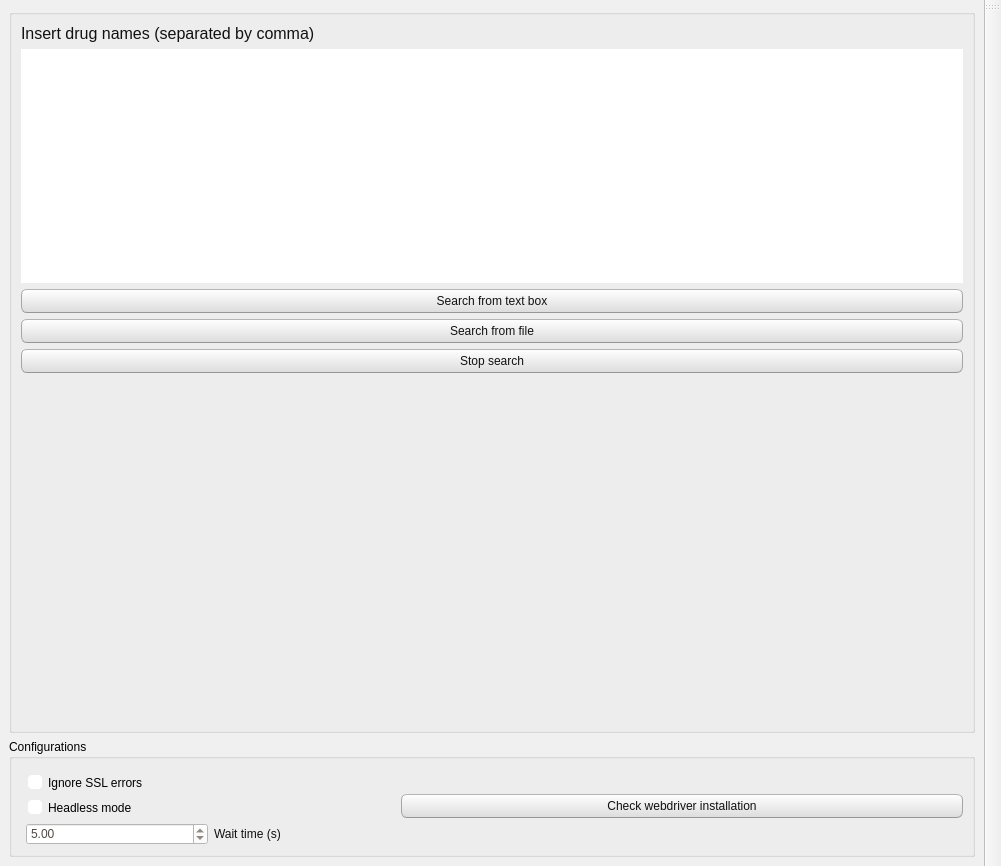
<?xml version="1.0" encoding="UTF-8"?>
<ui version="4.0">
 <class>MainWindow</class>
 <widget class="QMainWindow" name="MainWindow">
  <property name="geometry">
   <rect>
    <x>0</x>
    <y>0</y>
    <width>1001</width>
    <height>866</height>
   </rect>
  </property>
  <property name="minimumSize">
   <size>
    <width>800</width>
    <height>500</height>
   </size>
  </property>
  <property name="windowTitle">
   <string>EMAutoPilot v1.0</string>
  </property>
  <property name="styleSheet">
   <string notr="true">/*
Ubuntu Style Sheet for QT Applications
Author: Jaime A. Quiroga P.
Company: GTRONICK
Last updated: 01/10/2021 (dd/mm/yyyy), 15:18.
Available at: https://github.com/GTRONICK/QSS/blob/master/Ubuntu.qss
*/
QMainWindow {
	background-color:#f0f0f0;
}
QCheckBox {
	padding:2px;
}
QCheckBox:hover {
	border:1px solid rgb(255,150,60);
	border-radius:4px;
	padding: 1px;
	background-color:qlineargradient(spread:pad, x1:0.5, y1:1, x2:0.5, y2:0, stop:0 rgba(190, 90, 50, 50), stop:1 rgba(250, 130, 40, 50));
}
QCheckBox::indicator:checked {
	border:1px solid rgb(246, 134, 86);
	border-radius:4px;
  	background-color:rgb(246, 134, 86)
}
QCheckBox::indicator:unchecked {
	border-width:1px solid rgb(246, 134, 86);
	border-radius:4px;
  	background-color:rgb(255,255,255);
}
QColorDialog {
	background-color:#f0f0f0;
}
QComboBox {
	color:rgb(81,72,65);
	background: #ffffff;
}
QComboBox:editable {
	selection-color:rgb(81,72,65);
	selection-background-color: #ffffff;
}
QComboBox QAbstractItemView {
	selection-color: #ffffff;
	selection-background-color: rgb(246, 134, 86);
}
QComboBox:!editable:on, QComboBox::drop-down:editable:on {
	color:  #1e1d23;	
}
QDateTimeEdit, QDateEdit, QDoubleSpinBox, QFontComboBox {
	color:rgb(81,72,65);
	background-color: #ffffff;
}

QDialog {
	background-color:#f0f0f0;
}

QLabel,QLineEdit {
	color:rgb(17,17,17);
}
QLineEdit {
	background-color:rgb(255,255,255);
	selection-background-color:rgb(236,116,64);
}
QMenuBar {
	color:rgb(223,219,210);
	background-color:rgb(65,64,59);
}
QMenuBar::item {
	padding-top:4px;
	padding-left:4px;
	padding-right:4px;
	color:rgb(223,219,210);
	background-color:rgb(65,64,59);
}
QMenuBar::item:selected {
	color:rgb(255,255,255);
	padding-top:2px;
	padding-left:2px;
	padding-right:2px;
	border-top-width:2px;
	border-left-width:2px;
	border-right-width:2px;
	border-top-right-radius:4px;
	border-top-left-radius:4px;
	border-style:solid;
	background-color:rgb(65,64,59);
	border-top-color: rgb(47,47,44);
	border-right-color: qlineargradient(spread:pad, x1:0, y1:1, x2:1, y2:0, stop:0 rgba(90, 87, 78, 255), stop:1 rgba(47,47,44, 255));
	border-left-color:  qlineargradient(spread:pad, x1:1, y1:0, x2:0, y2:0, stop:0 rgba(90, 87, 78, 255), stop:1 rgba(47,47,44, 255));
}
QMenu {
	color:rgb(223,219,210);
	background-color:rgb(65,64,59);
}
QMenu::item {
	color:rgb(223,219,210);
	padding:4px 10px 4px 20px;
}
QMenu::item:selected {
	color:rgb(255,255,255);
	background-color: qlineargradient(spread:pad, x1:0.5, y1:1, x2:0.5, y2:0, stop:0 rgba(225, 108, 54, 255), stop:1 rgba(246, 134, 86, 255));
	border-style:solid;
	border-width:3px;
	padding:4px 7px 4px 17px;
	border-bottom-color:qlineargradient(spread:pad, x1:0.5, y1:1, x2:0.5, y2:0, stop:0 rgba(175,85,48,255), stop:1 rgba(236,114,67, 255));
	border-top-color:qlineargradient(spread:pad, x1:0.5, y1:1, x2:0.5, y2:0, stop:0 rgba(253,156,113,255), stop:1 rgba(205,90,46, 255));
	border-right-color:qlineargradient(spread:pad, x1:0, y1:0.5, x2:1, y2:0.5, stop:0 rgba(253,156,113,255), stop:1 rgba(205,90,46, 255));
	border-left-color:qlineargradient(spread:pad, x1:1, y1:0.5, x2:0, y2:0.5, stop:0 rgba(253,156,113,255), stop:1 rgba(205,90,46, 255));
}
QPlainTextEdit {
	border: 1px solid transparent;
	color:rgb(17,17,17);
	selection-background-color:rgb(236,116,64);
    background-color: #FFFFFF;
}
QProgressBar {
	text-align: center;
	color: rgb(0, 0, 0);
	border: 1px inset rgb(150,150,150); 
	border-radius: 10px;
	background-color:rgb(221,221,219);
}
QProgressBar::chunk:horizontal {
	background-color: qlineargradient(spread:pad, x1:0.5, y1:1, x2:0.5, y2:0, stop:0 rgba(225, 108, 54, 255), stop:1 rgba(246, 134, 86, 255));
	border:1px solid;
	border-radius:8px;
	border-bottom-color:qlineargradient(spread:pad, x1:0.5, y1:1, x2:0.5, y2:0, stop:0 rgba(175,85,48,255), stop:1 rgba(236,114,67, 255));
	border-top-color:qlineargradient(spread:pad, x1:0.5, y1:1, x2:0.5, y2:0, stop:0 rgba(253,156,113,255), stop:1 rgba(205,90,46, 255));
	border-right-color:qlineargradient(spread:pad, x1:0, y1:0.5, x2:1, y2:0.5, stop:0 rgba(253,156,113,255), stop:1 rgba(205,90,46, 255));
	border-left-color:qlineargradient(spread:pad, x1:1, y1:0.5, x2:0, y2:0.5, stop:0 rgba(253,156,113,255), stop:1 rgba(205,90,46, 255));
}
QPushButton{
	color:rgb(17,17,17);
	border-width: 1px;
	border-radius: 6px;
	border-bottom-color: rgb(150,150,150);
	border-right-color: rgb(165,165,165);
	border-left-color: rgb(165,165,165);
	border-top-color: rgb(180,180,180);
	border-style: solid;
	padding: 4px;
	background-color: qlineargradient(spread:pad, x1:0.5, y1:1, x2:0.5, y2:0, stop:0 rgba(220, 220, 220, 255), stop:1 rgba(255, 255, 255, 255));
}
QPushButton:hover{
	color:rgb(17,17,17);
	border-width: 1px;
	border-radius:6px;
	border-top-color: rgb(255,150,60);
	border-right-color: qlineargradient(spread:pad, x1:0, y1:1, x2:1, y2:0, stop:0 rgba(200, 70, 20, 255), stop:1 rgba(255,150,60, 255));
	border-left-color:  qlineargradient(spread:pad, x1:1, y1:0, x2:0, y2:0, stop:0 rgba(200, 70, 20, 255), stop:1 rgba(255,150,60, 255));
	border-bottom-color: rgb(200,70,20);
	border-style: solid;
	padding: 2px;
	background-color: qlineargradient(spread:pad, x1:0.5, y1:1, x2:0.5, y2:0, stop:0 rgba(220, 220, 220, 255), stop:1 rgba(255, 255, 255, 255));
}
QPushButton:default{
	color:rgb(17,17,17);
	border-width: 1px;
	border-radius:6px;
	border-top-color: rgb(255,150,60);
	border-right-color: qlineargradient(spread:pad, x1:0, y1:1, x2:1, y2:0, stop:0 rgba(200, 70, 20, 255), stop:1 rgba(255,150,60, 255));
	border-left-color:  qlineargradient(spread:pad, x1:1, y1:0, x2:0, y2:0, stop:0 rgba(200, 70, 20, 255), stop:1 rgba(255,150,60, 255));
	border-bottom-color: rgb(200,70,20);
	border-style: solid;
	padding: 2px;
	background-color: qlineargradient(spread:pad, x1:0.5, y1:1, x2:0.5, y2:0, stop:0 rgba(220, 220, 220, 255), stop:1 rgba(255, 255, 255, 255));
}
QPushButton:pressed{
	color:rgb(17,17,17);
	border-width: 1px;
	border-radius: 6px;
	border-width: 1px;
	border-top-color: rgba(255,150,60,200);
	border-right-color: qlineargradient(spread:pad, x1:0, y1:1, x2:1, y2:0, stop:0 rgba(200, 70, 20, 255), stop:1 rgba(255,150,60, 200));
	border-left-color:  qlineargradient(spread:pad, x1:1, y1:0, x2:0, y2:0, stop:0 rgba(200, 70, 20, 255), stop:1 rgba(255,150,60, 200));
	border-bottom-color: rgba(200,70,20,200);
	border-style: solid;
	padding: 2px;
	background-color: qlineargradient(spread:pad, x1:0.5, y1:0, x2:0.5, y2:1, stop:0 rgba(220, 220, 220, 255), stop:1 rgba(255, 255, 255, 255));
}
QPushButton:disabled{
	color:rgb(174,167,159);
	border-width: 1px;
	border-radius: 6px;
	background-color: qlineargradient(spread:pad, x1:0.5, y1:1, x2:0.5, y2:0, stop:0 rgba(200, 200, 200, 255), stop:1 rgba(230, 230, 230, 255));
}
QRadioButton {
	padding: 1px;
}
QRadioButton::indicator:checked {
	height: 10px;
	width: 10px;
	border-style:solid;
	border-radius:5px;
	border-width: 1px;
	border-color: rgba(246, 134, 86, 255);
	color: #a9b7c6;
	background-color:rgba(246, 134, 86, 255);
}
QRadioButton::indicator:!checked {
	height: 10px;
	width: 10px;
	border-style:solid;
	border-radius:5px;
	border-width: 1px;
	border-color: rgb(246, 134, 86);
	color: #a9b7c6;
	background-color: transparent;
}
QScrollArea {
	color: white;
	background-color:#f0f0f0;
}
QSlider::groove {
	border-style: solid;
	border-width: 1px;
	border-color: rgb(207,207,207);
}
QSlider::groove:horizontal {
	height: 5px;
	background: rgb(246, 134, 86);
}
QSlider::groove:vertical {
	width: 5px;
	background: rgb(246, 134, 86);
}
QSlider::handle:horizontal {
	background: rgb(253,253,253);
	border-style: solid;
	border-width: 1px;
	border-color: rgb(207,207,207);
	width: 12px;
	margin: -5px 0;
	border-radius: 7px;
}
QSlider::handle:vertical {
	background: rgb(253,253,253);
	border-style: solid;
	border-width: 1px;
	border-color: rgb(207,207,207);
	height: 12px;
	margin: 0 -5px;
	border-radius: 7px;
}
QSlider::add-page:horizontal, QSlider::add-page:vertical {
 	background: white;
}
QSlider::sub-page:horizontal, QSlider::sub-page:vertical {
	background: rgb(246, 134, 86);
}
QStatusBar, QSpinBox {
	color:rgb(81,72,65);
}
QSpinBox {
	background-color: #ffffff;
}
QScrollBar:horizontal {
	max-height: 20px;
	border: 1px transparent;
	margin: 0px 20px 0px 20px;
}
QScrollBar::handle:horizontal {
	background: rgb(253,253,253);
	border: 1px solid rgb(207,207,207);
	border-radius: 7px;
	min-width: 25px;
}
QScrollBar::handle:horizontal:hover {
	background: rgb(253,253,253);
	border: 1px solid rgb(255,150,60);
	border-radius: 7px;
	min-width: 25px;
}
QScrollBar::add-line:horizontal {
  	border: 1px solid rgb(207,207,207);
  	border-top-right-radius: 7px;
  	border-top-left-radius: 7px;
  	border-bottom-right-radius: 7px;
  	background: rgb(255, 255, 255);
  	width: 20px;
  	subcontrol-position: right;
  	subcontrol-origin: margin;
}
QScrollBar::add-line:horizontal:hover {
  	border: 1px solid rgb(255,150,60);
  	border-top-right-radius: 7px;
  	border-top-left-radius: 7px;
  	border-bottom-right-radius: 7px;
  	background: rgb(255, 255, 255);
  	width: 20px;
  	subcontrol-position: right;
  	subcontrol-origin: margin;
}
QScrollBar::add-line:horizontal:pressed {
  	border: 1px solid grey;
  	border-top-left-radius: 7px;
  	border-top-right-radius: 7px;
  	border-bottom-right-radius: 7px;
  	background: rgb(231,231,231);
  	width: 20px;
  	subcontrol-position: right;
  	subcontrol-origin: margin;
}
QScrollBar::sub-line:horizontal {
  	border: 1px solid rgb(207,207,207);
  	border-top-right-radius: 7px;
  	border-top-left-radius: 7px;
  	border-bottom-left-radius: 7px;
  	background: rgb(255, 255, 255);
  	width: 20px;
  	subcontrol-position: left;
  	subcontrol-origin: margin;
}
QScrollBar::sub-line:horizontal:hover {
  	border: 1px solid rgb(255,150,60);
  	border-top-right-radius: 7px;
  	border-top-left-radius: 7px;
  	border-bottom-left-radius: 7px;
  	background: rgb(255, 255, 255);
  	width: 20px;
  	subcontrol-position: left;
  	subcontrol-origin: margin;
}
QScrollBar::sub-line:horizontal:pressed {
  	border: 1px solid grey;
  	border-top-right-radius: 7px;
  	border-top-left-radius: 7px;
  	border-bottom-left-radius: 7px;
  	background: rgb(231,231,231);
  	width: 20px;
  	subcontrol-position: left;
  	subcontrol-origin: margin;
}
QScrollBar::left-arrow:horizontal {
  	border: 1px transparent grey;
  	border-top-left-radius: 3px;
  	border-bottom-left-radius: 3px;
  	width: 6px;
  	height: 6px;
  	background: rgb(230,230,230);
}
QScrollBar::right-arrow:horizontal {
	border: 1px transparent grey;
	border-top-right-radius: 3px;
	border-bottom-right-radius: 3px;
  	width: 6px;
  	height: 6px;
 	background: rgb(230,230,230);
}
QScrollBar::add-page:horizontal, QScrollBar::sub-page:horizontal {
 	background: none;
} 
QScrollBar:vertical {
	max-width: 20px;
	border: 1px transparent grey;
	margin: 20px 0px 20px 0px;
}
QScrollBar::add-line:vertical {
	border: 1px solid;
	border-color: rgb(207,207,207);
	border-bottom-right-radius: 7px;
	border-bottom-left-radius: 7px;
	border-top-left-radius: 7px;
	background: rgb(255, 255, 255);
  	height: 20px;
  	subcontrol-position: bottom;
  	subcontrol-origin: margin;
}
QScrollBar::add-line:vertical:hover {
  	border: 1px solid;
  	border-color: rgb(255,150,60);
  	border-bottom-right-radius: 7px;
  	border-bottom-left-radius: 7px;
  	border-top-left-radius: 7px;
  	background: rgb(255, 255, 255);
  	height: 20px;
  	subcontrol-position: bottom;
  	subcontrol-origin: margin;
}
QScrollBar::add-line:vertical:pressed {
  	border: 1px solid grey;
  	border-bottom-left-radius: 7px;
  	border-bottom-right-radius: 7px;
  	border-top-left-radius: 7px;
  	background: rgb(231,231,231);
  	height: 20px;
  	subcontrol-position: bottom;
  	subcontrol-origin: margin;
}
QScrollBar::sub-line:vertical {
  	border: 1px solid rgb(207,207,207);
  	border-top-right-radius: 7px;
  	border-top-left-radius: 7px;
  	border-bottom-left-radius: 7px;
  	background: rgb(255, 255, 255);
  	height: 20px;
  	subcontrol-position: top;
  	subcontrol-origin: margin;
}
QScrollBar::sub-line:vertical:hover {
  	border: 1px solid rgb(255,150,60);
  	border-top-right-radius: 7px;
  	border-top-left-radius: 7px;
  	border-bottom-left-radius: 7px;
	background: rgb(255, 255, 255);
  	height: 20px;
  	subcontrol-position: top;
  	subcontrol-origin: margin;
}
QScrollBar::sub-line:vertical:pressed {
  	border: 1px solid grey;
  	border-top-left-radius: 7px;
  	border-top-right-radius: 7px;
  	background: rgb(231,231,231);
 	height: 20px;
  	subcontrol-position: top;
  	subcontrol-origin: margin;
}
QScrollBar::handle:vertical {
	background: rgb(253,253,253);
	border: 1px solid rgb(207,207,207);
	border-radius: 7px;
	min-height: 25px;
}
QScrollBar::handle:vertical:hover {
	background: rgb(253,253,253);
	border: 1px solid rgb(255,150,60);
	border-radius: 7px;
	min-height: 25px;
}
QScrollBar::up-arrow:vertical {
	border: 1px transparent grey;
  	border-top-left-radius: 3px;
	border-top-right-radius: 3px;
  	width: 6px;
  	height: 6px;
  	background: rgb(230,230,230);
}
QScrollBar::down-arrow:vertical {
  	border: 1px transparent grey;
  	border-bottom-left-radius: 3px;
  	border-bottom-right-radius: 3px;
  	width: 6px;
  	height: 6px;
  	background: rgb(230,230,230);
}
QScrollBar::add-page:vertical, QScrollBar::sub-page:vertical {
  	background: none;
}
QTabWidget {
	color:rgb(0,0,0);
	background-color:rgb(247,246,246);
}
QTabWidget::pane {
	border-color: rgb(180,180,180);
	background-color:rgb(247,246,246);
	border-style: solid;
	border-width: 1px;
  	border-radius: 6px;
}
QTabBar::tab {
	padding-left:4px;
	padding-right:4px;
	padding-bottom:2px;
	padding-top:2px;
	color:rgb(81,72,65);
  	background-color: qlineargradient(spread:pad, x1:0.5, y1:1, x2:0.5, y2:0, stop:0 rgba(221,218,217,255), stop:1 rgba(240,239,238,255));
	border-style: solid;
	border-width: 1px;
  	border-top-right-radius:4px;
	border-top-left-radius:4px;
	border-top-color: rgb(180,180,180);
	border-left-color: rgb(180,180,180);
	border-right-color: rgb(180,180,180);
	border-bottom-color: transparent;
}
QTabBar::tab:selected, QTabBar::tab:last:selected, QTabBar::tab:hover {
  	background-color:rgb(247,246,246);
  	margin-left: 0px;
  	margin-right: 1px;
}
QTabBar::tab:!selected {
	margin-top: 1px;
	margin-right: 1px;
}
QTextEdit {
	border-width: 1px;
	border-style: solid;
	border-color:transparent;
	color:rgb(17,17,17);
	selection-background-color:rgb(236,116,64);
}
QTimeEdit, QToolBox, QToolBox::tab, QToolBox::tab:selected {
	color:rgb(81,72,65);
	background-color: #ffffff;
}</string>
  </property>
  <widget class="QWidget" name="centralwidget">
   <property name="styleSheet">
    <string notr="true"/>
   </property>
   <layout class="QGridLayout" name="gridLayout">
    <item row="0" column="0">
     <widget class="QGroupBox" name="groupBoxDrugSearch">
      <property name="title">
       <string/>
      </property>
      <layout class="QVBoxLayout" name="verticalLayout_10">
       <item>
        <layout class="QVBoxLayout" name="verticalLayout">
         <item>
          <widget class="QLabel" name="inputLabel">
           <property name="text">
            <string>&lt;html&gt;&lt;head/&gt;&lt;body&gt;&lt;p&gt;&lt;span style=&quot; font-size:12pt;&quot;&gt;Insert drug names (separated by comma)&lt;/span&gt;&lt;/p&gt;&lt;/body&gt;&lt;/html&gt;</string>
           </property>
          </widget>
         </item>
         <item>
          <widget class="QPlainTextEdit" name="drugInputs"/>
         </item>
         <item>
          <widget class="QPushButton" name="searchFromBox">
           <property name="text">
            <string>Search from text box</string>
           </property>
          </widget>
         </item>
         <item>
          <widget class="QPushButton" name="searchFromFile">
           <property name="text">
            <string>Search from file</string>
           </property>
          </widget>
         </item>
         <item>
          <widget class="QPushButton" name="stopSearch">
           <property name="toolTip">
            <string>&lt;html&gt;&lt;head/&gt;&lt;body&gt;&lt;p&gt;Click to stop search as soon as possible&lt;/p&gt;&lt;/body&gt;&lt;/html&gt;</string>
           </property>
           <property name="text">
            <string>Stop search</string>
           </property>
          </widget>
         </item>
        </layout>
       </item>
       <item>
        <spacer name="verticalSpacer">
         <property name="orientation">
          <enum>Qt::Orientation::Vertical</enum>
         </property>
         <property name="sizeHint" stdset="0">
          <size>
           <width>20</width>
           <height>40</height>
          </size>
         </property>
        </spacer>
       </item>
      </layout>
     </widget>
    </item>
    <item row="1" column="0">
     <widget class="QGroupBox" name="groupBoxConfigurations">
      <property name="title">
       <string>Configurations</string>
      </property>
      <layout class="QHBoxLayout" name="horizontalLayout">
       <item>
        <layout class="QHBoxLayout" name="horizontalLayout_2" stretch="2,3">
         <item>
          <layout class="QVBoxLayout" name="verticalLayout_3">
           <item>
            <layout class="QVBoxLayout" name="verticalLayout_2">
             <property name="leftMargin">
              <number>5</number>
             </property>
             <property name="topMargin">
              <number>5</number>
             </property>
             <item>
              <widget class="QCheckBox" name="IgnoreSSL">
               <property name="toolTip">
                <string>&lt;html&gt;&lt;head/&gt;&lt;body&gt;&lt;p&gt;Ignore SSL error during webdriver execution&lt;/p&gt;&lt;/body&gt;&lt;/html&gt;</string>
               </property>
               <property name="text">
                <string>Ignore SSL errors</string>
               </property>
              </widget>
             </item>
             <item>
              <widget class="QCheckBox" name="headless">
               <property name="toolTip">
                <string>&lt;html&gt;&lt;head/&gt;&lt;body&gt;&lt;p&gt;Run the webdriver in headless mode (no GUI)&lt;/p&gt;&lt;/body&gt;&lt;/html&gt;</string>
               </property>
               <property name="text">
                <string>Headless mode</string>
               </property>
              </widget>
             </item>
             <item>
              <layout class="QHBoxLayout" name="WTLayout">
               <item>
                <widget class="QDoubleSpinBox" name="waitTime">
                 <property name="toolTip">
                  <string>&lt;html&gt;&lt;head/&gt;&lt;body&gt;&lt;p&gt;Max waiting time before considering action failed&lt;/p&gt;&lt;/body&gt;&lt;/html&gt;</string>
                 </property>
                 <property name="alignment">
                  <set>Qt::AlignmentFlag::AlignLeading|Qt::AlignmentFlag::AlignLeft|Qt::AlignmentFlag::AlignVCenter</set>
                 </property>
                 <property name="maximum">
                  <double>100.000000000000000</double>
                 </property>
                 <property name="singleStep">
                  <double>0.100000000000000</double>
                 </property>
                 <property name="value">
                  <double>5.000000000000000</double>
                 </property>
                </widget>
               </item>
               <item>
                <widget class="QLabel" name="waitTimeLabel">
                 <property name="text">
                  <string>Wait time (s)</string>
                 </property>
                 <property name="alignment">
                  <set>Qt::AlignmentFlag::AlignLeading|Qt::AlignmentFlag::AlignLeft|Qt::AlignmentFlag::AlignVCenter</set>
                 </property>
                </widget>
               </item>
              </layout>
             </item>
            </layout>
           </item>
          </layout>
         </item>
         <item>
          <layout class="QVBoxLayout" name="verticalLayout_4">
           <item>
            <widget class="QPushButton" name="checkDriver">
             <property name="text">
              <string>Check webdriver installation</string>
             </property>
            </widget>
           </item>
          </layout>
         </item>
        </layout>
       </item>
      </layout>
     </widget>
    </item>
   </layout>
  </widget>
  <widget class="QMenuBar" name="menubar">
   <property name="geometry">
    <rect>
     <x>0</x>
     <y>0</y>
     <width>1001</width>
     <height>26</height>
    </rect>
   </property>
  </widget>
  <widget class="QToolBar" name="toolBar">
   <property name="windowTitle">
    <string>toolBar</string>
   </property>
   <attribute name="toolBarArea">
    <enum>RightToolBarArea</enum>
   </attribute>
   <attribute name="toolBarBreak">
    <bool>false</bool>
   </attribute>
  </widget>
 </widget>
 <resources/>
 <connections/>
</ui>
